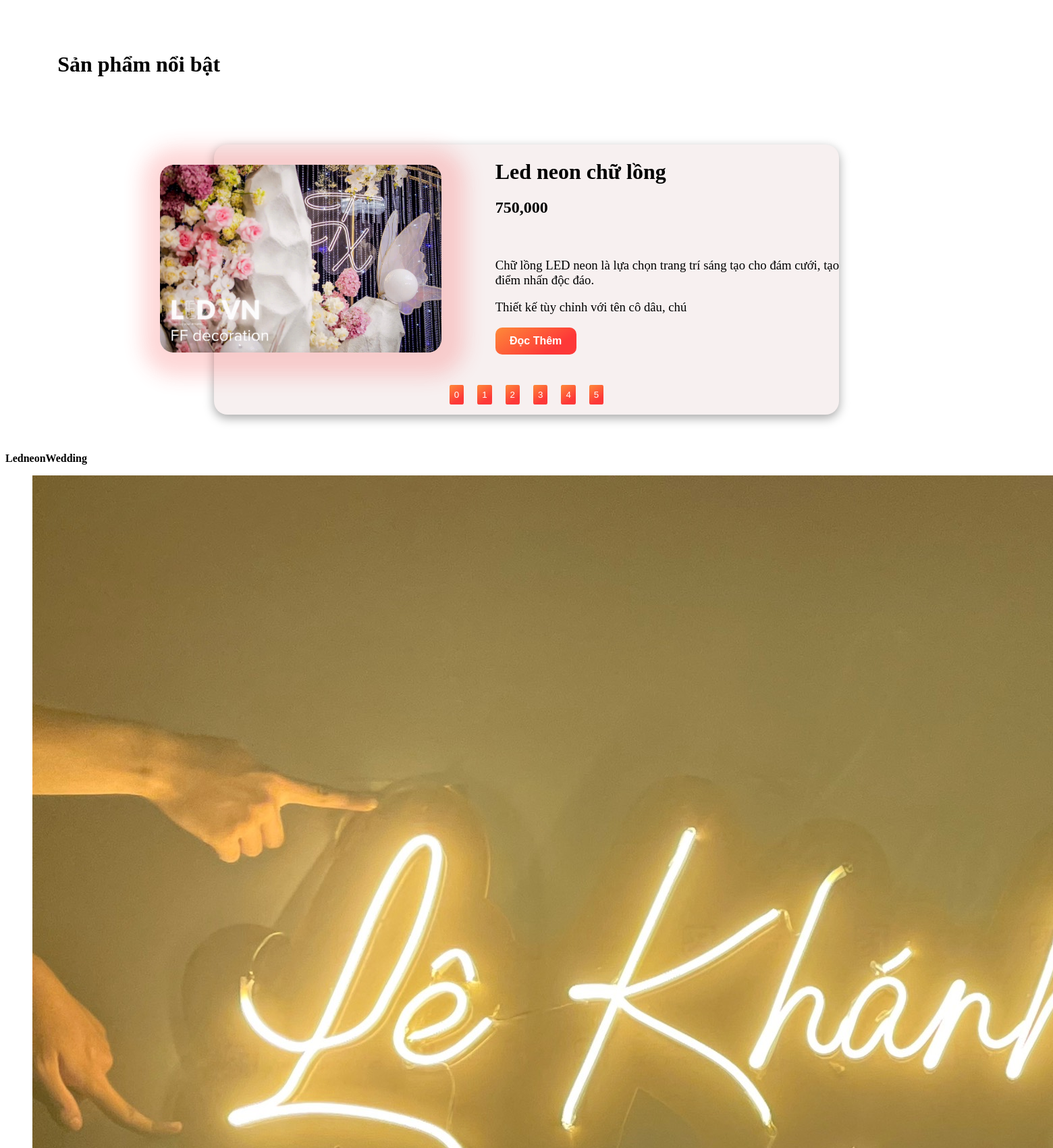
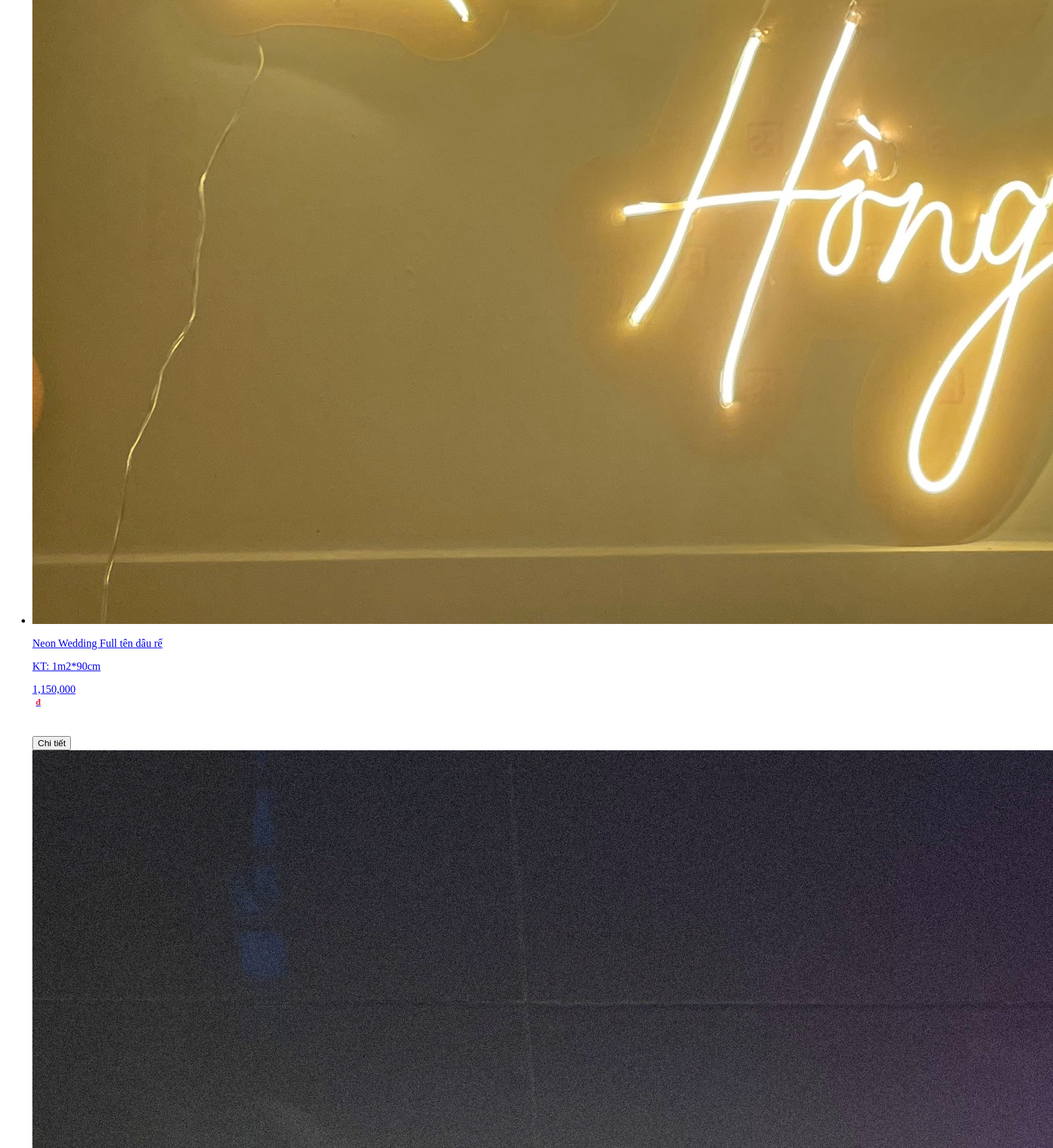
The page /pages/main/trangchu.php (upper part) on the database its author committed (2 pictures, top to bottom).
### tables this page shows
CREATE TABLE `tbl_sanpham` (
  `id_sanpham` int(11) NOT NULL,
  `danhmucsanpham` varchar(100) NOT NULL,
  `tensp` varchar(250) NOT NULL,
  `kichthuoc` varchar(50) NOT NULL,
  `masp` varchar(100) NOT NULL,
  `giasp` varchar(50) NOT NULL,
  `soluong` int(11) NOT NULL,
  `hinhanh` varchar(50) NOT NULL,
  `tomtat` tinytext NOT NULL,
  `noidung` text NOT NULL,
  `tinhtrang` int(11) NOT NULL,
  `noibat` int(11) NOT NULL
);

CREATE TABLE `tbl_danhmuc` (
  `id_danhmuc` int(11) NOT NULL,
  `tendanhmuc` varchar(100) NOT NULL,
  `thutu` int(11) NOT NULL
);

### pages/main/trangchu.php (the view, shortened to what this page needs)
<link rel="stylesheet" href="asset/css/Mainpage/noibat.css">
<?php
    $sql_cmd = "SELECT * FROM tbl_sanpham WHERE noibat = 1 ORDER BY id_sanpham DESC";
    $sql_query = mysqli_query($mysqli, $sql_cmd);
?>
<div class="content">
    <h1 style = "margin:5%;">Sản phẩm nổi bật</h1>
    <div class="list_product_noibat">
        <?php
        $item_stt = 0;
        while ($row = mysqli_fetch_array($sql_query)) {
            $item_stt++;
        ?>
            <div class="item_noibat" id="item_product_noibat">
                <img src="admincp/modules/quanlysanpham/uploads/<?php echo $row['hinhanh']; ?>" alt="">
                <div class="item_noibat_des">
                    <h1 class="item_noibat_name"><?php echo $row['tensp']; ?></h1>
                    <h2 class="item_noibat_gia"><?php echo number_format($row['giasp']); ?></h2>
                    <h3 class="item_noibat_tomtat"><?php echo $row['tomtat']; ?></h3>
                <a href="index.php?quanly=chitietsp&danhmuc=<?php echo $row['danhmucsanpham'] ?>&idsanpham=<?php echo $row['id_sanpham'] ?>"><button>Đọc Thêm</button></a>
                </div>
            </div>
        <?php }?>
        <div class="noibat_pagination">
            <?php
            for( $i = 0; $i < $item_stt; $i++ ) {
            ?>
                <button id="product_pagination_btn" ><?php echo $i ?></button>
            <?php }?>
        </div>
    </div>
</div>
<?php include('pages/main/index.php');?>

### pages/main/index.php (shortened to what this page needs)
<?php
    $sql_get_data_danhmuc = "SELECT * FROM tbl_danhmuc ORDER BY id_danhmuc ASC ";
    $data_danhmuc = mysqli_query($mysqli, $sql_get_data_danhmuc);
?>
<div class="content">
    <?php
    while ($row_danhmuc = mysqli_fetch_array($data_danhmuc)){
    ?>
        <div class = "tendanhmuc">
            <p style="font-weight: 900;"><?php echo $row_danhmuc['tendanhmuc'] ?> </p>
        </div>
        <ul class="product_list">
            <?php
            $sql_get_data_sanpham = "SELECT * FROM tbl_sanpham
                                     WHERE danhmucsanpham = '".$row_danhmuc['tendanhmuc']."'
                                     ORDER BY id_sanpham ASC LIMIT 0,3";
            $data_sanpham = mysqli_query($mysqli, $sql_get_data_sanpham);
            while ($product_data_arr = mysqli_fetch_array($data_sanpham)) {
                $idsanpham = $product_data_arr['id_sanpham'];
            ?>
            <li class="product_item">
                <a href="index.php?quanly=chitietsp&danhmuc=<?php echo $row_danhmuc['tendanhmuc']?>&idsanpham=<?php echo $idsanpham?>">
                    <img src="admincp/modules/quanlysanpham/uploads/<?php echo $product_data_arr['hinhanh']  ?>" alt="">
                    <div class="product_des">
                        <p class="product_item_name">    <?php echo $product_data_arr['tensp'] ?></p>
                        <p class="product_item_size">KT: <?php echo $product_data_arr['kichthuoc'] ?></p>
                        <div class="product_item_price">
                            <p>
                                <?php echo number_format($product_data_arr['giasp']) ?>
                                <h5 style="color: crimson; font-size: small; transform: translate(5px,-20px);">đ</h5>
                            </p>
                        </div>
                    </div>
                    <div class="btn_detail">
                        <button>Chi tiết</button>
                    </div>
                </a>
            </li>
            <?php
            }
            ?>
        </ul>
    <?php
    }
    ?>
</div>

### asset/css/Mainpage/noibat.css (style rules this page uses)
.list_product_noibat { margin-top: 100px; width: 60%; margin-left: 20%; }
.item_noibat { position: relative; display: none; background-color: #f7f0f0; box-shadow: rgba(0, 0, 0, 0.35) 0px 5px 15px; border-radius: 20px; height: 400px; animation: showcontent_slider ease 0.5s; }
.item_noibat img { position: relative; width: 45%; height: fit-content; max-height: 300px; object-fit: cover; border-radius: 20px; box-shadow: 5px 5px 30px 30px rgba(252, 56, 56, 0.2); left: -80px; top: 30px; animation: showcontent_slider ease 1s; }
.item_noibat_name { animation: showcontent_slider ease 1s; }
.item_noibat_gia { animation: showcontent_slider ease 1.2s; }
.item_noibat_tomtat { font-weight: 100; animation: showcontent_slider ease 1.3s; }
.item_noibat a button { position: relative; height: 40px; width: 120px; outline: 0px; border: none; color: #fff !important; background-image: linear-gradient(147deg, #fe8a39 0%, #fd3838 74%); font-family: 'Quicksand', sans-serif !important; font-size: medium; font-weight: 900; border-radius: 10px; animation: showcontent_slider ease 1.4s; }
.noibat_pagination { width: 100%; height: 40px; transform: translateY(-50px); display: flex; align-items: center; justify-content: center; }
.noibat_pagination button { padding: 7px; margin: 0 10px; outline: none; border: none; border-radius: 10%; background-image: linear-gradient(147deg, #fe8a39 0%, #fd3838 74%); color: #ffff; transition: 0.2s; }
.item_noibat.active { display: flex; transform: translateY(0px); transition: 3s; }

### rows shown on the page
tbl_sanpham: hinhanh (picture), tensp "Led neon chữ lồng", giasp "750,000", tomtat "Chữ lồng LED neon là lựa chọn trang trí sáng tạo cho đám cưới, tạo điểm nhấn độc đáo. Thiết kế tùy chỉnh với tên cô dâu, chú"
tbl_danhmuc: tendanhmuc "LedneonWedding"
tbl_sanpham: hinhanh (picture), tensp "Neon Wedding Full tên dâu rể", kichthuoc "1m2*90cm", giasp "1,150,000"
tbl_sanpham: hinhanh (picture)
